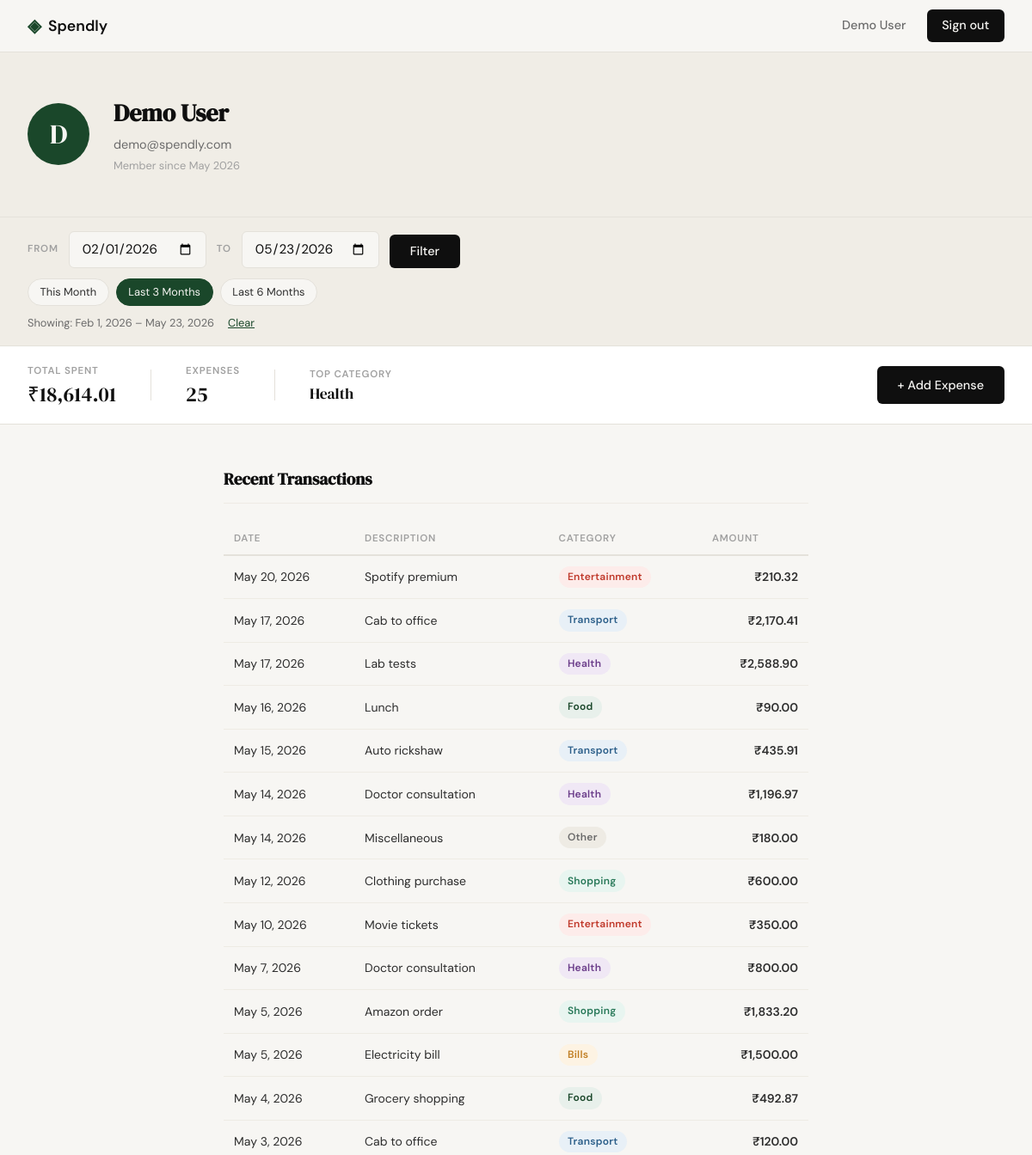
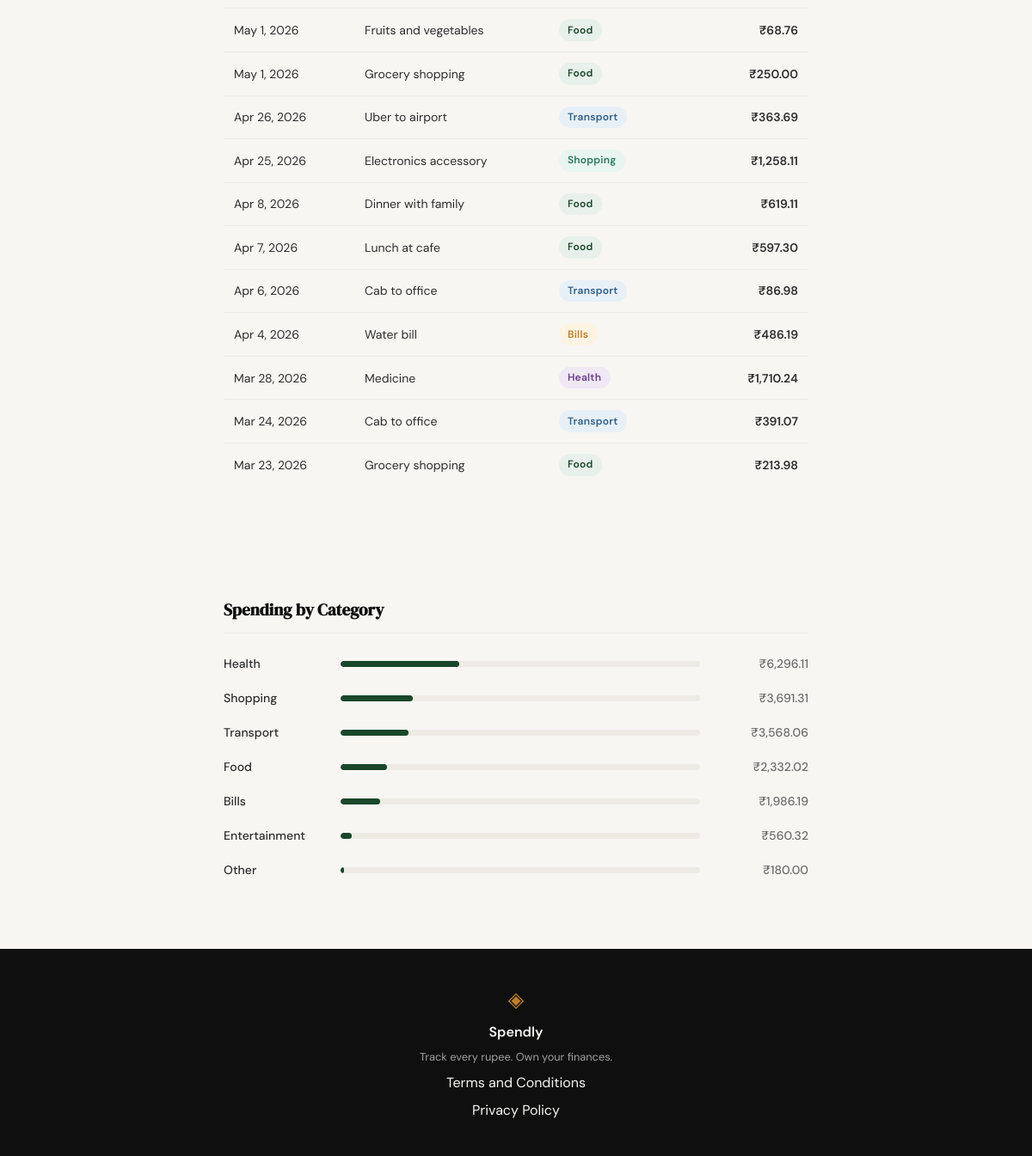
/profile?start=2026-02-01&end=2026-05-23 (signed in), run on the app's committed database (2 pictures, top to bottom).
### tables this page shows
CREATE TABLE users (
            id            INTEGER PRIMARY KEY AUTOINCREMENT,
            name          TEXT    NOT NULL,
            email         TEXT    UNIQUE NOT NULL,
            password_hash TEXT    NOT NULL,
            created_at    TEXT    DEFAULT (datetime('now'))
        );

CREATE TABLE expenses (
            id          INTEGER PRIMARY KEY AUTOINCREMENT,
            user_id     INTEGER NOT NULL REFERENCES users(id),
            amount      REAL    NOT NULL,
            category    TEXT    NOT NULL,
            date        TEXT    NOT NULL,
            description TEXT,
            created_at  TEXT    DEFAULT (datetime('now'))
        );

### app.py (the view)
@app.route("/profile")
def profile():
    if not session.get("user_id"):
        return redirect(url_for("login"))
    user_id = session["user_id"]
    user    = get_user_by_id(user_id)
    start = request.args.get("start")
    end   = request.args.get("end")
    if start:
        try:
            datetime.strptime(start, "%Y-%m-%d")
        except ValueError:
            start = None
    if end:
        try:
            datetime.strptime(end, "%Y-%m-%d")
        except ValueError:
            end = None
    tx_limit = 1000 if (start or end) else 5
    filter_label = None
    if start or end:
        parts = [_fmt_date(start) if start else "beginning",
                 _fmt_date(end)   if end   else "today"]
        filter_label = f"{parts[0]} – {parts[1]}"
    today = datetime.today()
    today_str = today.strftime("%Y-%m-%d")
    presets = [
        ("This Month",    today.replace(day=1).strftime("%Y-%m-%d"), today_str),
        ("Last 3 Months", _first_of_month_n_ago(today, 3),          today_str),
        ("Last 6 Months", _first_of_month_n_ago(today, 6),          today_str),
    ]
    stats        = get_summary_stats(user_id, start_date=start, end_date=end)
    transactions = get_recent_transactions(user_id, limit=tx_limit, start_date=start, end_date=end)
    breakdown    = get_category_breakdown(user_id, start_date=start, end_date=end)
    return render_template(
        "profile.html",
        user=user,
        stats=stats,
        transactions=transactions,
        breakdown=breakdown,
        fmt_date=_fmt_date,
        start=start,
        end=end,
        filter_label=filter_label,
        presets=presets,
    )

### app.py (called while the page is built)
def _fmt_date(iso):
    try:
        d = datetime.strptime(iso, "%Y-%m-%d")
        return f"{d.strftime('%b')} {d.day}, {d.year}"
    except Exception:
        return iso

def _first_of_month_n_ago(dt, n):
    m = dt.month - n
    y = dt.year
    if m < 1:
        m += 12
        y -= 1
    return f"{y:04d}-{m:02d}-01"

### database/db.py (called while the page is built)
def get_db():
    conn = sqlite3.connect(DB_PATH)
    conn.row_factory = sqlite3.Row
    conn.execute("PRAGMA foreign_keys = ON")
    return conn

### database/queries.py (called while the page is built)
def get_user_by_id(user_id):
    conn = get_db()
    try:
        row = conn.execute(
            "SELECT name, email, created_at FROM users WHERE id = ?",
            (user_id,),
        ).fetchone()
        if row is None:
            return None
        try:
            dt = datetime.fromisoformat(row["created_at"])
            member_since = dt.strftime("%B %Y")
        except Exception:
            member_since = row["created_at"]
        return {"name": row["name"], "email": row["email"], "member_since": member_since}
    finally:
        conn.close()

def get_recent_transactions(user_id, limit=10, start_date=None, end_date=None):
    conn = get_db()
    try:
        conditions = ["user_id = ?"]
        params = [user_id]
        if start_date:
            conditions.append("date >= ?")
            params.append(start_date)
        if end_date:
            conditions.append("date <= ?")
            params.append(end_date)
        params.append(limit)
        where_clause = " AND ".join(conditions)
        rows = conn.execute(
            f"SELECT date, description, category, amount"
            f" FROM expenses WHERE {where_clause}"
            f" ORDER BY date DESC, id DESC LIMIT ?",
            tuple(params),
        ).fetchall()
        return [dict(r) for r in rows]
    finally:
        conn.close()

### templates/profile.html (shortened to what this page needs)
{% extends "base.html" %}
{% block head %}
<link rel="stylesheet" href="{{ url_for('static', filename='css/profile.css') }}">
{% endblock %}
{% block content %}
<div class="profile-page">
    <div class="profile-header">
        <div class="profile-header-inner">
            <div class="profile-avatar">{{ user["name"][0].upper() }}</div>
            <div class="profile-meta">
                <h1 class="profile-name">{{ user["name"] }}</h1>
                <p class="profile-email">{{ user["email"] }}</p>
                <p class="profile-since">Member since {{ user.member_since }}</p>
            </div>
        </div>
    </div>
    <div class="filter-bar">
        <form class="filter-form" method="GET" action="{{ url_for('profile') }}">
            <div class="filter-fields">
                <label class="filter-label-text" for="start">From</label>
                <input class="form-input filter-input" type="date" id="start" name="start"
                       value="{{ start or '' }}">
                <label class="filter-label-text" for="end">To</label>
                <input class="form-input filter-input" type="date" id="end" name="end"
                       value="{{ end or '' }}">
                <button class="btn-primary filter-btn" type="submit">Filter</button>
            </div>
            <div class="filter-presets">
                {% for label, pstart, pend in presets %}
                <a class="filter-preset{% if start == pstart and end == pend %} filter-preset--active{% endif %}"
                   href="{{ url_for('profile', start=pstart, end=pend) }}">{{ label }}</a>
                {% endfor %}
            </div>
            {% if filter_label %}
            <div class="filter-active">
                <span class="filter-active-label">Showing: {{ filter_label }}</span>
                <a class="filter-clear" href="{{ url_for('profile') }}">Clear</a>
            </div>
            {% endif %}
        </form>
    </div>
    <div class="profile-stats">
        <div class="profile-stats-inner">
            <div class="stat-card">
                <span class="stat-label">Total Spent</span>
                <span class="stat-value">₹{{ "{:,.2f}".format(stats.total_spent) }}</span>
            </div>
            <div class="stat-card">
                <span class="stat-label">Expenses</span>
                <span class="stat-value">{{ stats.transaction_count }}</span>
            </div>
            <div class="stat-card">
                <span class="stat-label">Top Category</span>
                <span class="stat-value stat-value--sm">{{ stats.top_category }}</span>
            </div>
            <div class="stat-cta">
                <a href="{{ url_for('add_expense') }}" class="btn-primary">+ Add Expense</a>
            </div>
        </div>
    </div>
    <div class="profile-body">
        <div class="profile-body-inner">
            <h2 class="section-title">Recent Transactions</h2>
            {% if transactions %}
            <div class="transactions-wrap">
                <table class="transactions-table">
                    <thead>
                        <tr>
                            <th>Date</th>
                            <th>Description</th>
                            <th>Category</th>
                            <th class="col-amount">Amount</th>
                        </tr>
                    </thead>
                    <tbody>
                        {% for e in transactions %}
                        <tr>
                            <td class="col-date">{{ fmt_date(e["date"]) }}</td>
                            <td class="col-desc">{{ e["description"] or "—" }}</td>
                            <td>
                                <span class="badge badge--{{ e['category'] | lower | replace(' ', '-') }}">
                                    {{ e["category"] }}
                                </span>
                            </td>
                            <td class="col-amount">₹{{ "{:,.2f}".format(e["amount"]) }}</td>
                        </tr>
                        {% endfor %}
                    </tbody>
                </table>
            </div>
            {% else %}
            <p class="no-expenses">No transactions yet.</p>
            {% endif %}
        </div>
    </div>
    <div class="profile-body">
        <div class="profile-body-inner">
            <h2 class="section-title">Spending by Category</h2>
            {% if breakdown %}
                <div class="category-list">
                    {% for item in breakdown %}
                    <div class="category-row">
                        <div class="category-name">{{ item.name }}</div>
                        <div class="category-bar-track">
                            <div class="category-bar-fill"
                                 style="width: {{ item.pct }}%"></div>
                        </div>
                        <div class="category-amount">₹{{ "{:,.2f}".format(item.amount) }}</div>
                    </div>
                    {% endfor %}
                </div>
            {% else %}
                <p class="no-expenses">
                    No expenses recorded yet.
                    <a href="{{ url_for('add_expense') }}">Add your first one.</a>
                </p>
            {% endif %}
        </div>
    </div>
</div>
{% endblock %}

### templates/base.html (shortened to what this page needs)
<!DOCTYPE html>
<html lang="en">
<head>
    <link rel="stylesheet" href="{{ url_for('static', filename='css/style.css') }}">
    {% block head %}{% endblock %}
</head>
<body>
    <nav class="navbar">
        <div class="nav-inner">
            <a href="{{ url_for('landing') }}" class="nav-brand">
                <span class="brand-icon">◈</span>
                <span class="brand-name">Spendly</span>
            </a>
            <div class="nav-links">
                {% if session.get("user_id") %}
                <a href="{{ url_for('profile') }}">{{ session.get("user_name", "Profile") }}</a>
                <a href="{{ url_for('logout') }}" class="nav-cta">Sign out</a>
                {% else %}
                <a href="{{ url_for('login') }}">Sign in</a>
                <a href="{{ url_for('register') }}" class="nav-cta">Get started</a>
                {% endif %}
            </div>
        </div>
    </nav>
    <main class="main-content">
        {% block content %}{% endblock %}
    </main>
    <footer class="footer">
        <div class="footer-inner">
            <span class="brand-icon">◈</span>
            <span class="footer-name">Spendly</span>
            <p class="footer-copy">Track every rupee. Own your finances.</p>
            <a href="/terms">Terms and Conditions</a>
            <a href="/privacy">Privacy Policy</a>
        </div>
    </footer>
</body>
</html>

### static/css/style.css (style rules this page uses)
:root { --ink: #0f0f0f; --ink-soft: #2d2d2d; --ink-muted: #6b6b6b; --ink-faint: #a0a0a0; --paper: #f7f6f3; --paper-warm: #f0ede6; --paper-card: #ffffff; --accent: #1a472a; --accent-light: #e8f0eb; --accent-2: #c17f24; --accent-2-light: #fdf3e3; --danger: #c0392b; --danger-light: #fdecea; --border: #e4e1da; --border-soft: #eeebe4; --font-display: 'DM Serif Display', Georgia, serif; --font-body: 'DM Sans', system-ui, sans-serif; --max-width: 1200px; --auth-width: 440px; --radius-sm: 6px; --radius-md: 12px; --radius-lg: 20px; }
*, *::before, *::after { box-sizing: border-box; margin: 0; padding: 0; }
html { font-size: 16px; scroll-behavior: smooth; }
body { background: var(--paper); color: var(--ink); font-family: var(--font-body); font-size: 1rem; line-height: 1.6; -webkit-font-smoothing: antialiased; }
a { color: inherit; text-decoration: none; }
.navbar { position: sticky; top: 0; z-index: 100; background: var(--paper); border-bottom: 1px solid var(--border); padding: 0 2rem; }
.nav-inner { max-width: var(--max-width); margin: 0 auto; height: 60px; display: flex; align-items: center; justify-content: space-between; }
.nav-brand { display: flex; align-items: center; gap: 0.5rem; font-family: var(--font-body); font-weight: 600; font-size: 1.1rem; color: var(--ink); }
.brand-icon { color: var(--accent); font-size: 1.3rem; }
.brand-name { color: var(--ink); }
.nav-links { display: flex; align-items: center; gap: 1.5rem; font-size: 0.9rem; font-weight: 500; }
.nav-links a { color: var(--ink-muted); transition: color 0.2s; }
.nav-cta { background: var(--ink) !important; color: var(--paper) !important; padding: 0.45rem 1.1rem; border-radius: var(--radius-sm); transition: background 0.2s !important; }
.main-content { min-height: calc(100vh - 60px - 100px); }
.btn-primary { display: inline-block; background: var(--ink); color: var(--paper); padding: 0.65rem 1.5rem; border-radius: var(--radius-sm); font-family: var(--font-body); font-size: 0.9rem; font-weight: 500; cursor: pointer; border: none; transition: background 0.2s; text-decoration: none; }
.form-input { width: 100%; padding: 0.6rem 0.875rem; border: 1px solid var(--border); border-radius: var(--radius-sm); font-family: var(--font-body); font-size: 0.95rem; color: var(--ink); background: var(--paper); outline: none; transition: border-color 0.2s; }
.form-input::placeholder { color: var(--ink-faint); }
.footer { background: var(--ink); color: var(--paper); padding: 2.5rem 2rem; text-align: center; }
.footer-inner { display: flex; flex-direction: column; align-items: center; gap: 0.4rem; }
.footer .brand-icon { color: var(--accent-2); font-size: 1.5rem; }
.footer-name { font-weight: 600; font-size: 1rem; }
.footer-copy { font-size: 0.8rem; color: var(--ink-faint); }

### data on the page
users: get "Demo User", name "D", name "Demo User", email "demo@spendly.com"
expenses: date "May 20, 2026", description "Spotify premium", category "Entertainment", amount "210.32"
expenses: date "May 17, 2026", description "Cab to office", category "Transport", amount "2,170.41"
expenses: date "May 17, 2026", description "Lab tests", category "Health", amount "2,588.90"
expenses: date "May 16, 2026", description "Lunch", category "Food", amount "90.00"
expenses: date "May 15, 2026", description "Auto rickshaw", category "Transport", amount "435.91"
expenses: date "May 14, 2026", description "Doctor consultation", category "Health", amount "1,196.97"
expenses: date "May 14, 2026", description "Miscellaneous", category "Other", amount "180.00", name "Other", {{ item.pct }} 1 (drawn)
expenses: date "May 12, 2026", description "Clothing purchase", category "Shopping", amount "600.00"
expenses: date "May 10, 2026", description "Movie tickets", category "Entertainment", amount "350.00"
expenses: date "May 7, 2026", description "Doctor consultation", category "Health", amount "800.00"
expenses: date "May 5, 2026", description "Amazon order", category "Shopping", amount "1,833.20"
expenses: date "May 5, 2026", description "Electricity bill", category "Bills", amount "1,500.00"
expenses: date "May 4, 2026", description "Grocery shopping", category "Food", amount "492.87"
expenses: date "May 3, 2026", description "Cab to office", category "Transport", amount "120.00"
expenses: date "May 1, 2026", description "Fruits and vegetables", category "Food", amount "68.76"
expenses: date "May 1, 2026", description "Grocery shopping", category "Food", amount "250.00"
expenses: date "Apr 26, 2026", description "Uber to airport", category "Transport", amount "363.69"
expenses: date "Apr 25, 2026", description "Electronics accessory", category "Shopping", amount "1,258.11"
expenses: date "Apr 8, 2026", description "Dinner with family", category "Food", amount "619.11"
expenses: date "Apr 7, 2026", description "Lunch at cafe", category "Food", amount "597.30"
expenses: date "Apr 6, 2026", description "Cab to office", category "Transport", amount "86.98"
expenses: date "Apr 4, 2026", description "Water bill", category "Bills", amount "486.19"
expenses: date "Mar 28, 2026", description "Medicine", category "Health", amount "1,710.24"
expenses: date "Mar 24, 2026", description "Cab to office", category "Transport", amount "391.07"
expenses: date "Mar 23, 2026", description "Grocery shopping", category "Food", amount "213.98"

### other printed values
{{ user.member_since }} "May 2026"
{{ label }} "This Month" "Last 3 Months" "Last 6 Months"
{{ filter_label }} "Feb 1, 2026 – May 23, 2026"
{{ "{:,.2f}".format(stats.total_spent) }} "18,614.01"
{{ stats.transaction_count }} "25"
{{ stats.top_category }} "Health"
{{ item.name }} "Health" "Shopping" "Transport" "Food" "Bills" "Entertainment"
{{ "{:,.2f}".format(item.amount) }} "6,296.11" "3,691.31" "3,568.06" "2,332.02" "1,986.19" "560.32"
